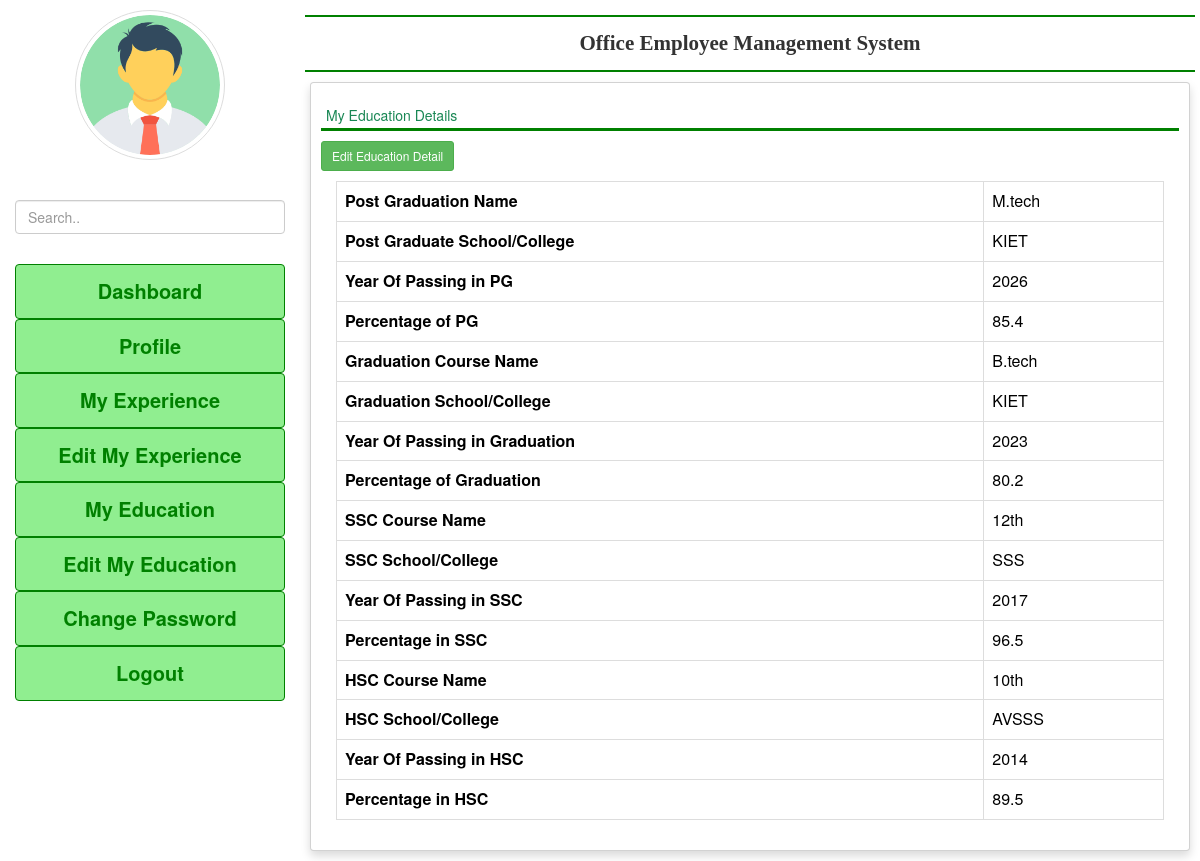
Page /my_education (signed in) on the committed database.
### emp_app/models.py (models this page shows, shortened)
class EmployeeEducation(models.Model):
    user=models.ForeignKey(User, on_delete=models.CASCADE)
    coursepg=models.CharField(max_length=100,null=True)
    schoolclgpg=models.CharField(max_length=100,null=True)
    yearofpassingpg=models.CharField(max_length=20,null=True)
    percentagepg=models.CharField(max_length=30,null=True)
    coursegra=models.CharField(max_length=100,null=True)
    schoolclggra=models.CharField(max_length=100,null=True)
    yearofpassingra=models.CharField(max_length=20,null=True)
    percentagegra=models.CharField(max_length=30,null=True)
    coursessc=models.CharField(max_length=100,null=True)
    schoolclgssc=models.CharField(max_length=100,null=True)
    yearofpassingssc=models.CharField(max_length=20,null=True)
    percentagessc=models.CharField(max_length=30,null=True)
    coursehsc=models.CharField(max_length=100,null=True)
    schoolclghsc=models.CharField(max_length=100,null=True)
    yearofpassinghsc=models.CharField(max_length=20,null=True)
    percentagehsc=models.CharField(max_length=30,null=True)

### emp_app/views.py (the view)
# urls.py: path('my_education',views.my_education,name='my_education'),
def my_education(request):
    if not request.user.is_authenticated:
        return redirect('emp_login')
    user=request.user
    education=EmployeeEducation.objects.get(user=user)
    return render(request,'my_education.html',locals())

### templates/my_education.html (shortened to what this page needs)
{%  extends 'emp_base.html' %}
{%block main%}
<div class="card shadow m-2">
    <div class="card-body">
        <h5 class="p-2 text-success" style="border-bottom: 3px solid green  ">My Education Details</h5>
        <a href="{% url 'edit_myeducation' %}" class="btn btn-success float-right btn-sm"> Edit Education Detail</a>
        <div class="container-fluid">
            <table class="table table-bordered">
                <tr>
                    <th> Post Graduation Name</th>
                <td>{{education.coursepg}}</td>
                </tr>
                <tr>
                    <th> Post Graduate School/College</th>
                <td>{{education.schoolclgpg}}</td>
                </tr>
                <tr>
                    <th> Year Of Passing in PG</th>
                <td>{{education.yearofpassingpg}}</td>
                </tr>
                <tr>
                    <th> Percentage of PG </th>
                <td>{{education.percentagepg}}</td>
                </tr>
                <tr>
                    <th>  Graduation Course Name</th>
                <td>{{education.coursegra}}</td>
                </tr>
                <tr>
                    <th> Graduation School/College</th>
                <td>{{education.schoolclggra}}</td>
                </tr>
                <tr>
                    <th> Year Of Passing in Graduation</th>
                <td>{{education.yearofpassingra}}</td>
                </tr>
                <tr>
                    <th> Percentage of Graduation </th>
                <td>{{education.percentagegra}}</td>
                </tr>
                <tr>
                    <th> SSC Course  Name</th>
                <td>{{education.coursessc}}</td>
                </tr>
                <tr>
                    <th> SSC School/College</th>
                <td>{{education.schoolclgssc}}</td>
                </tr>
                <tr>
                    <th> Year Of Passing in SSC</th>
                <td>{{education.yearofpassingssc}}</td>
                </tr>
                <tr>
                    <th>Percentage in SSC </th>
                <td>{{education.percentagessc}}</td>
                </tr>
                <tr>
                    <th> HSC Course Name</th>
                <td>{{education.coursehsc}}</td>
                </tr>
                <tr>
                    <th> HSC School/College</th>
                <td>{{education.schoolclghsc}}</td>
                </tr>
                <tr>
                    <th> Year Of Passing in HSC</th>
                <td>{{education.yearofpassinghsc}}</td>
                </tr>
                <tr>
                    <th> Percentage in HSC  </th>
                <td>{{education.percentagehsc}}</td>
                </tr>
            </table>
        </div>
    </div>
</div>
{% endblock %}

### rows in the picture
EmployeeEducation: coursepg "M.tech", schoolclgpg "KIET", yearofpassingpg "2026", percentagepg "85.4", coursegra "B.tech", schoolclggra "KIET", yearofpassingra "2023", percentagegra "80.2", coursessc "12th", schoolclgssc "SSS", yearofpassingssc "2017", percentagessc "96.5", coursehsc "10th", schoolclghsc "AVSSS", yearofpassinghsc "2014", percentagehsc "89.5"
